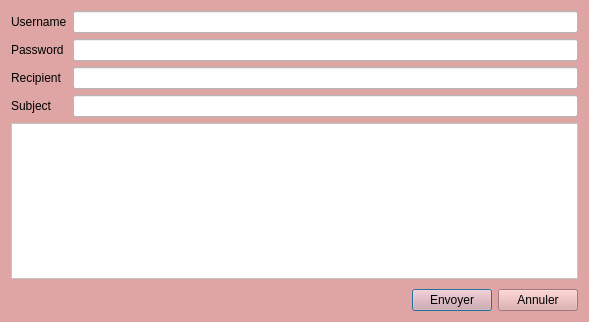
<?xml version="1.0" encoding="UTF-8"?>
<ui version="4.0">
 <class>Dialog</class>
 <widget class="QDialog" name="Dialog">
  <property name="geometry">
   <rect>
    <x>0</x>
    <y>0</y>
    <width>589</width>
    <height>322</height>
   </rect>
  </property>
  <property name="windowTitle">
   <string>Dialog</string>
  </property>
  <property name="styleSheet">
   <string notr="true">background-color: #DEA5A4;
font: 8pt &quot;Forte&quot;;
color:rgb(0,0,0);
</string>
  </property>
  <layout class="QHBoxLayout" name="horizontalLayout_2">
   <item>
    <layout class="QVBoxLayout" name="verticalLayout">
     <item>
      <layout class="QFormLayout" name="formLayout">
       <item row="0" column="0">
        <widget class="QLabel" name="nomLabel">
         <property name="text">
          <string>Username</string>
         </property>
        </widget>
       </item>
       <item row="0" column="1">
        <widget class="QLineEdit" name="uname">
         <property name="styleSheet">
          <string notr="true">background-color: rgb(255, 255, 255);</string>
         </property>
        </widget>
       </item>
       <item row="1" column="0">
        <widget class="QLabel" name="prenomLabel">
         <property name="text">
          <string>Password</string>
         </property>
        </widget>
       </item>
       <item row="1" column="1">
        <widget class="QLineEdit" name="passwd">
         <property name="styleSheet">
          <string notr="true">background-color: rgb(255, 255, 255);</string>
         </property>
        </widget>
       </item>
       <item row="2" column="0">
        <widget class="QLabel" name="recipientLabel">
         <property name="text">
          <string>Recipient</string>
         </property>
        </widget>
       </item>
       <item row="2" column="1">
        <widget class="QLineEdit" name="recipient">
         <property name="styleSheet">
          <string notr="true">background-color: rgb(255, 255, 255);</string>
         </property>
        </widget>
       </item>
       <item row="3" column="0">
        <widget class="QLabel" name="subjectLabel">
         <property name="text">
          <string>Subject</string>
         </property>
        </widget>
       </item>
       <item row="3" column="1">
        <widget class="QLineEdit" name="subjectLineEdit">
         <property name="styleSheet">
          <string notr="true">background-color: rgb(255, 255, 255);</string>
         </property>
        </widget>
       </item>
      </layout>
     </item>
     <item>
      <widget class="QTextEdit" name="message">
       <property name="styleSheet">
        <string notr="true">background-color: rgb(255, 255, 255);</string>
       </property>
      </widget>
     </item>
     <item>
      <spacer name="verticalSpacer">
       <property name="orientation">
        <enum>Qt::Vertical</enum>
       </property>
       <property name="sizeHint" stdset="0">
        <size>
         <width>20</width>
         <height>40</height>
        </size>
       </property>
      </spacer>
     </item>
     <item>
      <layout class="QHBoxLayout" name="horizontalLayout">
       <item>
        <spacer name="horizontalSpacer">
         <property name="orientation">
          <enum>Qt::Horizontal</enum>
         </property>
         <property name="sizeHint" stdset="0">
          <size>
           <width>40</width>
           <height>20</height>
          </size>
         </property>
        </spacer>
       </item>
       <item>
        <widget class="QPushButton" name="envoyer_dialog">
         <property name="text">
          <string>Envoyer</string>
         </property>
        </widget>
       </item>
       <item>
        <widget class="QPushButton" name="annuler_mail">
         <property name="text">
          <string>Annuler</string>
         </property>
        </widget>
       </item>
      </layout>
     </item>
    </layout>
   </item>
  </layout>
 </widget>
 <resources/>
 <connections>
  <connection>
   <sender>annuler_mail</sender>
   <signal>clicked()</signal>
   <receiver>Dialog</receiver>
   <slot>reject()</slot>
   <hints>
    <hint type="sourcelabel">
     <x>522</x>
     <y>298</y>
    </hint>
    <hint type="destinationlabel">
     <x>613</x>
     <y>13</y>
    </hint>
   </hints>
  </connection>
 </connections>
</ui>
